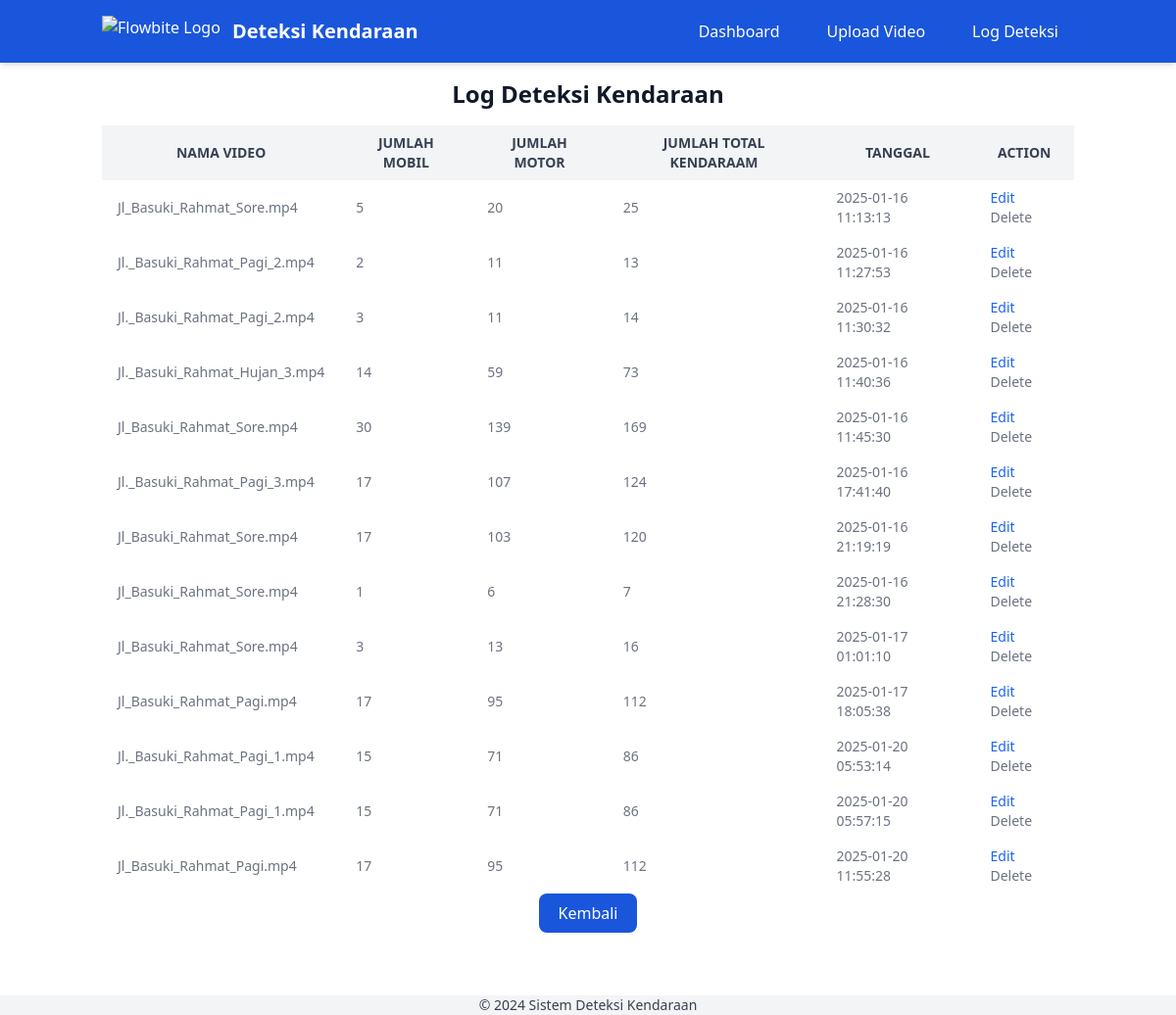
/log_deteksi, run on the app's committed database.
### tables this page shows
CREATE TABLE "hasil_deteksi" (
	"id"	INTEGER,
	"video_name"	TEXT,
	"car_count"	INTEGER,
	"bike_count"	INTEGER,
	"total_count"	INTEGER,
	"created_at"	TEXT,
	PRIMARY KEY("id" AUTOINCREMENT)
);

### app.py (the view)
@app.route('/log_deteksi')
def log_deteksi_page():
    conn = sqlite3.connect('hasil_deteksi.db')
    cursor = conn.execute('SELECT * FROM hasil_deteksi')
    logs = [
        {'id': row[0],'video_name': row[1], 'car_count': row[2], 'bike_count': row[3], 'total_count': row[4], 'created_at': row[5]}
        for row in cursor
    ]
    conn.close()
    return render_template('log_deteksi.html', logs=logs)

### templates/log_deteksi.html (shortened to what this page needs)
<!DOCTYPE html>
<html lang="en">
<head>
    <link rel="stylesheet" href="{{ url_for('static', filename='dist/css/output.css') }}">
</head>
<body>
    <nav class="bg-blue-700 text-white shadow-md">
        <div class="container mx-auto flex items-center justify-between px-4 py-3">
            <a href="/" class="flex items-center">
                <img src="https://flowbite.com/docs/images/logo.svg" class="h-8 mr-3" alt="Flowbite Logo">
                <span class="text-xl font-bold">Deteksi Kendaraan</span>
            </a>
            <div class="flex space-x-4">
                <a href="/" class="text-white hover:bg-blue-500 px-4 py-2 rounded-md transition duration-200">
                    Dashboard
                </a>
                <a href="{{ url_for('upload_video') }}"
                    class="text-white hover:bg-blue-500 px-4 py-2 rounded-md transition duration-200">
                    Upload Video
                </a>
                <a href="{{ url_for('log_deteksi_page') }}"
                    class="text-white hover:bg-blue-500 px-4 py-2 rounded-md transition duration-200">
                    Log Deteksi
                </a>
            </div>
        </div>
    </nav>
    <div class="container mx-auto p-4">
        <h1 class="text-2xl font-bold mb-4 text-center text-gray-900">Log Deteksi Kendaraan</h1>
        <div class="overflow-x-auto">
            <table class="w-full text-sm text-left text-gray-500">
                <thead class="text-xs text-gray-700 uppercase bg-gray-100">
                    <tr>
                        <th scope="col" class="px-4 py-2">Nama Video</th>
                        <th scope="col" class="px-4 py-2">Jumlah Mobil</th>
                        <th scope="col" class="px-4 py-2">Jumlah Motor</th>
                        <th scope="col" class="px-4 py-2">Jumlah Total Kendaraam</th>
                        <th scope="col" class="px-4 py-2">Tanggal</th>
                        <th scope="col" class="px-4 py-2">Action</th>
                    </tr>
                </thead>
                <tbody>
                    {% for log in logs %}
                    <tr class="bg-white">
                        <td class="px-4 py-2">{{ log['video_name'] }}</td>
                        <td class="px-4 py-2">{{ log['car_count'] }}</td>
                        <td class="px-4 py-2">{{ log['bike_count'] }}</td>
                        <td class="px-4 py-2">{{ log['car_count'] + log['bike_count'] }}</td>
                        <td class="px-4 py-2">{{ log['created_at'] }}</td>
                        <td class="px-4 py-2">
                            <a href="{{ url_for('edit_log', log_id=log['id']) }}"
                                class="text-blue-600 hover:text-blue-800">Edit</a>
                            <a href="{{ url_for('delete_log', log_id=log['id']) }}"
                                class="text-red-600 hover:text-red-800">Delete</a>
                        </td>
                    </tr>
                    {% endfor %}
                </tbody>
            </table>
        </div>
        <div class="mb-4 text-center">
            <button onclick="history.back()"
                class="px-5 py-2 bg-blue-700 text-white font-medium rounded-lg hover:bg-blue-800 dark:bg-blue-600 dark:hover:bg-blue-700">
                Kembali
            </button>
        </div>
    </div>
    <footer class="bg-gray-100 text-center py-4 mt-8">
        <p class="text-sm text-gray-700">&copy; 2024 Sistem Deteksi Kendaraan</p>
    </footer>
</body>
</html>

### data on the page
hasil_deteksi: video_name "Jl_Basuki_Rahmat_Sore.mp4", car_count "5", bike_count "20", log['car_count']+log['bike_count'] "25", created_at "2025-01-16 11:13:13"
hasil_deteksi: video_name "Jl._Basuki_Rahmat_Pagi_2.mp4", car_count "2", bike_count "11", log['car_count']+log['bike_count'] "13", created_at "2025-01-16 11:27:53"
hasil_deteksi: video_name "Jl._Basuki_Rahmat_Pagi_2.mp4", car_count "3", bike_count "11", log['car_count']+log['bike_count'] "14", created_at "2025-01-16 11:30:32"
hasil_deteksi: video_name "Jl._Basuki_Rahmat_Hujan_3.mp4", car_count "14", bike_count "59", log['car_count']+log['bike_count'] "73", created_at "2025-01-16 11:40:36"
hasil_deteksi: video_name "Jl_Basuki_Rahmat_Sore.mp4", car_count "30", bike_count "139", log['car_count']+log['bike_count'] "169", created_at "2025-01-16 11:45:30"
hasil_deteksi: video_name "Jl._Basuki_Rahmat_Pagi_3.mp4", car_count "17", bike_count "107", log['car_count']+log['bike_count'] "124", created_at "2025-01-16 17:41:40"
hasil_deteksi: video_name "Jl_Basuki_Rahmat_Sore.mp4", car_count "17", bike_count "103", log['car_count']+log['bike_count'] "120", created_at "2025-01-16 21:19:19"
hasil_deteksi: video_name "Jl_Basuki_Rahmat_Sore.mp4", car_count "1", bike_count "6", log['car_count']+log['bike_count'] "7", created_at "2025-01-16 21:28:30"
hasil_deteksi: video_name "Jl_Basuki_Rahmat_Sore.mp4", car_count "3", bike_count "13", log['car_count']+log['bike_count'] "16", created_at "2025-01-17 01:01:10"
hasil_deteksi: video_name "Jl_Basuki_Rahmat_Pagi.mp4", car_count "17", bike_count "95", log['car_count']+log['bike_count'] "112", created_at "2025-01-17 18:05:38"
hasil_deteksi: video_name "Jl._Basuki_Rahmat_Pagi_1.mp4", car_count "15", bike_count "71", log['car_count']+log['bike_count'] "86", created_at "2025-01-20 05:53:14"
hasil_deteksi: video_name "Jl._Basuki_Rahmat_Pagi_1.mp4", car_count "15", bike_count "71", log['car_count']+log['bike_count'] "86", created_at "2025-01-20 05:57:15"
hasil_deteksi: video_name "Jl_Basuki_Rahmat_Pagi.mp4", car_count "17", bike_count "95", log['car_count']+log['bike_count'] "112", created_at "2025-01-20 11:55:28"
